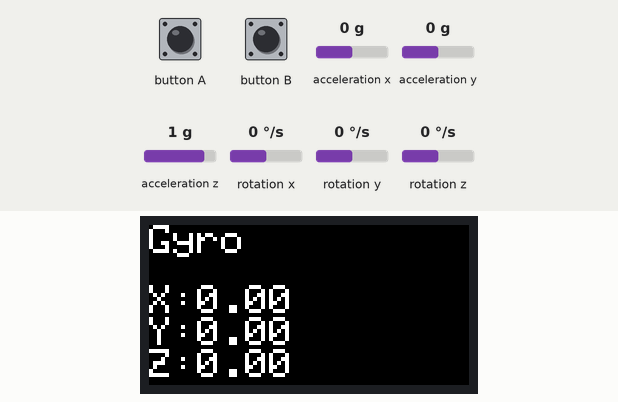
Recording of a sketch running on a simulated ESP32. On the bench: 160×80 colour display. Inputs (shaded band) come from the test bench; at power-on: rotation x 0 °/s, rotation y 0 °/s, rotation z 0 °/s, acceleration x 0 g, acceleration y 0 g, acceleration z 1 g.

Above: at 1.3 s.
1.4 s: button A pressed for 0.3 s
At 3.1 s:
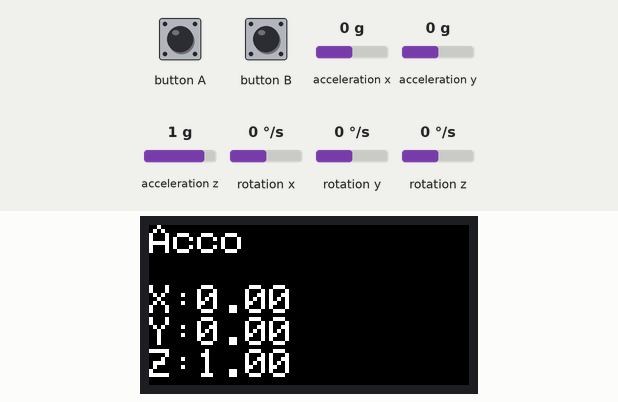
3.6 s: button A pressed for 1 s
At 5.4 s:
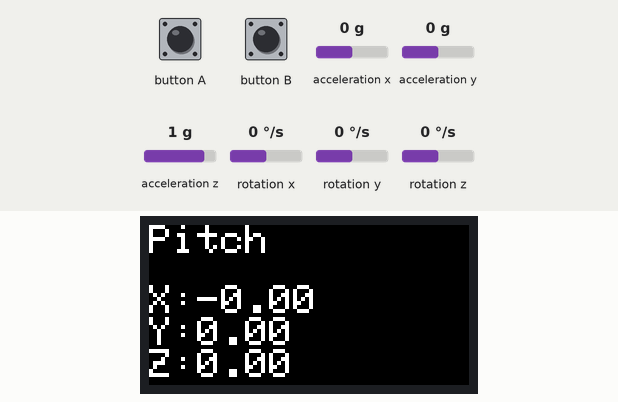
6.2 s: button A pressed for 0.3 s
At 7.9 s:
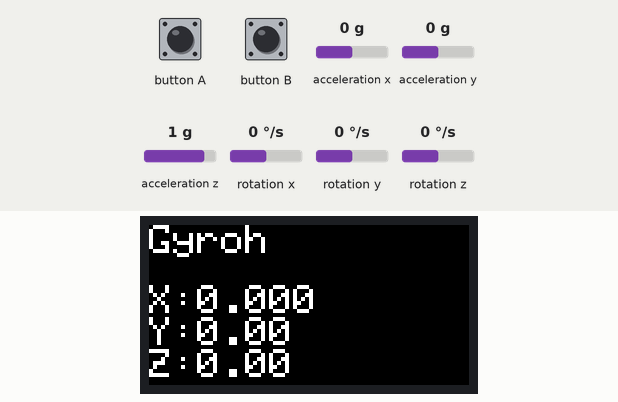
8.2 s: rotation x set to -192 °/s
At 9.1 s:
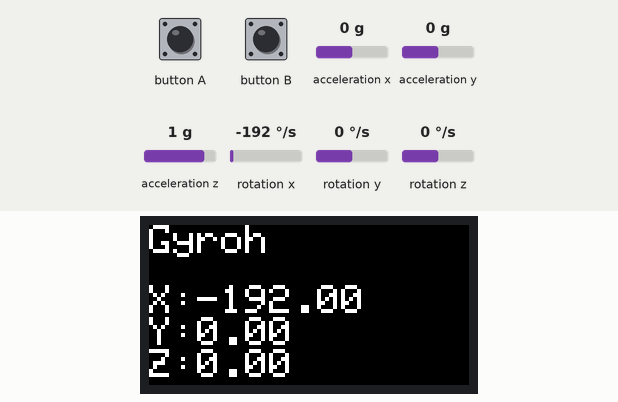
9.7 s: rotation y set to -192 °/s
At 11.0 s:
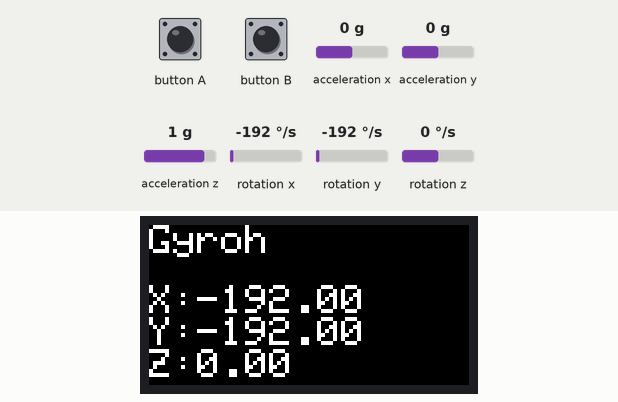
11.3 s: rotation z set to -192 °/s
At 12.4 s:
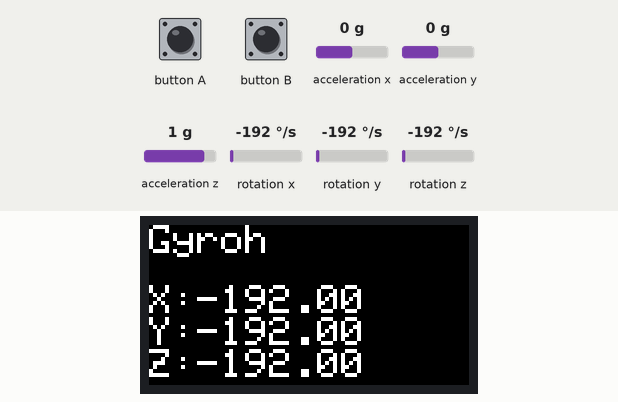
Timing chart, 0 to 13.8 s (numbered marks = the images above; inputs shaded):
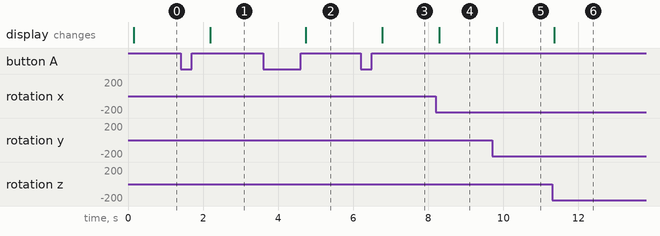

Measured:
- after the input at 1.4 s, the display: changes after 0.79 s (image 1)
- after the input at 3.6 s, the display: changes after 1.1 s (image 2)
- after the input at 6.2 s, the display: changes after 0.57 s (image 3)
- after the input at 8.2 s, the display: changes after 0.10 s (image 4)
- after the input at 9.7 s, the display: changes after 0.13 s (image 5)
- after the input at 11.3 s, the display: changes after 0.06 s (image 6)

The sketch:

GyroAxis3.ino
```cpp
#include <M5StickC.h>
float accX = 0.0F;
float accY = 0.0F;
float accZ = 0.0F;
float gyroX = 0.0F;
float gyroY = 0.0F;
float gyroZ = 0.0F;
float pitch = 0.0F;
float roll  = 0.0F;
float yaw   = 0.0F;
int mode = -1;
void setup() {
  M5.begin();
  M5.IMU.Init();
  M5.Lcd.setTextSize(2);
  M5.Lcd.setRotation(1);
}
void loop() {
  M5.update();
  // データ取得
  M5.IMU.getGyroData(&gyroX, &gyroY, &gyroZ);
  M5.IMU.getAccelData(&accX, &accY, &accZ);
  M5.IMU.getAhrsData(&pitch, &roll, &yaw);
  // モードチェンジ
  if ( mode == -1 || M5.BtnA.wasReleased() ) {
    mode++;
    mode = mode % 3;
    // プロッタ用のタイトル出力
    M5.Lcd.setCursor(0, 0);
    if ( mode == 0 ) {
      M5.Lcd.printf("Gyro");
    } else if ( mode == 1 ) {
      M5.Lcd.printf("Acc");
    } else if ( mode == 2 ) {
      M5.Lcd.printf("Pitch");
    }
  }
  // データ出力
  M5.Lcd.setCursor(0, 30);
  if ( mode == 0 ) {
    M5.Lcd.printf("X:%.2f\nY:%.2f\nZ:%.2f", gyroX, gyroY, gyroZ);
  } else if ( mode == 1 ) {
    M5.Lcd.printf("X:%.2f\nY:%.2f\nZ:%.2f", accX, accY, accZ);
  } else if ( mode == 2 ) {
    M5.Lcd.printf("X:%.2f\nY:%.2f\nZ:%.2f", pitch, roll, yaw);
  }
  delay(500);
}
```
